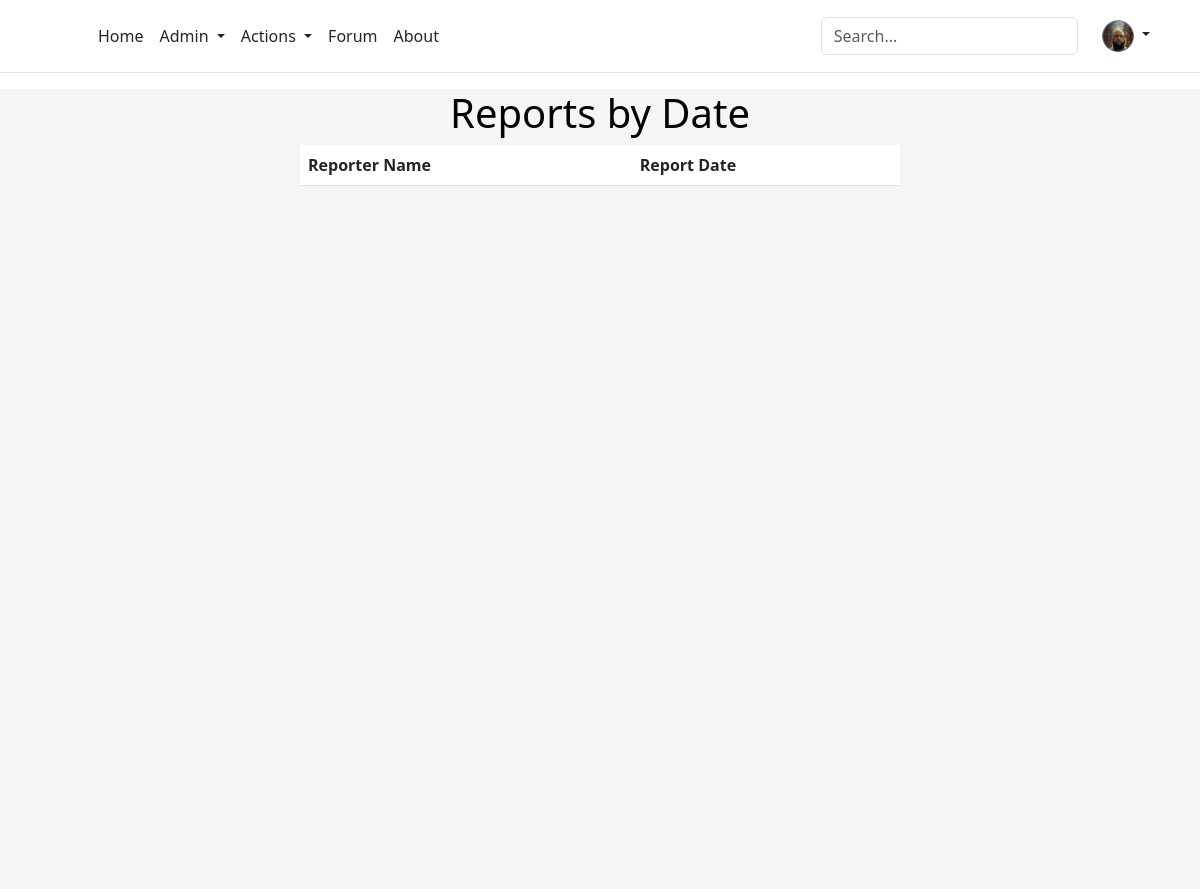
Page /view-all-reports/ (signed in) on the earlier database version.
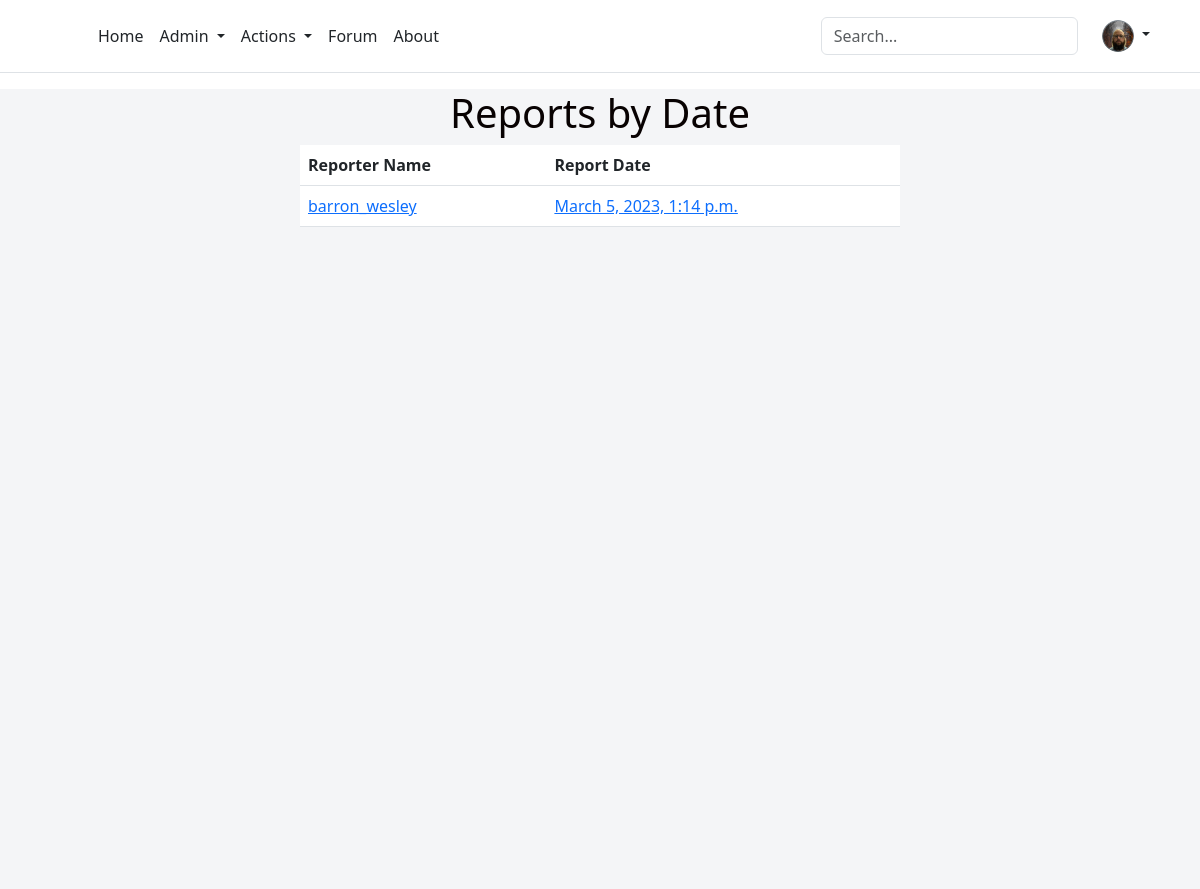
Same page on the later database version.
### skmsapp/models.py (models this page shows, shortened)
class Report(models.Model):
    reporter_comments = models.TextField()
    reporter_name = models.CharField(max_length=300, choices= (('Current User','Current User'), ('Anonymous','Anonymous')), default='Current User')
    report_date = models.DateTimeField(auto_now_add=True)
    contact_preference = models.CharField(max_length = 3, choices= (('N','No'), ('Y','Yes')), default='Y')
    report_anonymously = models.CharField(max_length = 3, choices= (('N','No'), ('Y','Yes')), default='N')
    submitter = models.CharField(max_length=50, null=True)

### skmsapp/views.py (the view)
# urls.py: path('view-all-reports/', views.viewAllReports, name='viewAllReports'),
def viewAllReports(request):
    post = Report.objects.values()
    user = request.user
    user_type = UserProfile.objects.filter(user=user, type="RiskManager").exists()
    if user_type == True:
        return render(request, "view-all-reports.html", {'post':post, 'user':user})
    else:
        messages.success(request, "You must have the Risk Management role to access this.")
        return redirect("home")

### skmsapp/templates/view-all-reports.html
{% extends "site-skeleton.html" %}
{% block body %}
<center>
<div style="width:50%;">
<h1 style="color:rgb(8, 2, 2)">Reports by Date</h1>
<table class="table">
    <thead class="thead-dark" style="background-color: #14a44d; color: white;">
      <tr>
        <th scope="col">Reporter Name</th>
        <th scope="col">Report Date</th>
      </tr>
    </thead>
    <tbody>
    {% for i in post reversed %}
      <tr>
        <td><a href="/view-reports/{{user.id}}">{{i.submitter}}</a></td>
        <td><a href="/view-reports/{{user.id}}">{{i.report_date}}</a></td>
      </tr>
    {% endfor %}
    </tbody>
  </table>
</div>
{% endblock %}

Differences in the rows shown:
added Report: submitter "barron_wesley", report_date "March 5, 2023, 1:14 p.m."
